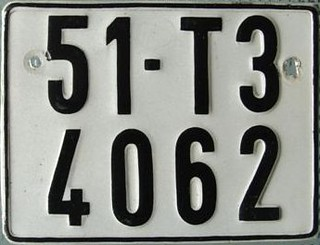
#> input picture images/license_2.png, 320 x 245 px, found by its file name
$ python Multiline_detected.py
#> lines starting #> are read from the running program, lines starting #| are printed output that depends on the picture; after the words box and inside, x2 and y2 are one past the last pixel; in counts of white or black regions, pixels touching at a corner belong together
import cv2
import os
import imutils
import numpy as np
import pytesseract
from pytesseract import Output
pytesseract.pytesseract.tesseract_cmd = r'C:\Program Files (x86)\Tesseract-OCR\tesseract.exe'

image_path = r"E:\Python Project\Parking Software Project\app\images\license_2.png"
print(os.path.exists(image_path))

img = cv2.imread(image_path, cv2.IMREAD_COLOR)
#> img is the input picture: shape (245, 320, 3); mean B, G, R 133.4, 138.9, 136.7
# img = cv2.resize(img, (320, 150))

gray = cv2.cvtColor(img, cv2.COLOR_BGR2GRAY)
gray = cv2.bilateralFilter(gray, 13, 15, 15)
edged = cv2.Canny(gray, 30, 200)
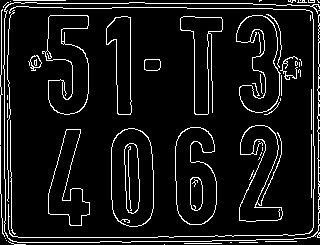
#> edged: shape (245, 320); 8.3% white in thin lines or dots
contours = cv2.findContours(edged.copy(), cv2.RETR_TREE, cv2.CHAIN_APPROX_SIMPLE)
#> contours = 80 contours, 54 with area under 20; largest, box (x1, y1, x2, y2) and area: (111, 128, 154, 227) 3664, (111, 128, 154, 227) 3630, (175, 127, 217, 225) 3100, (175, 127, 217, 225) 3054, (42, 15, 89, 115) 2661
contours = imutils.grab_contours(contours)
contours = sorted(contours, key=cv2.contourArea, reverse=True)[:10]
#> contours = 10 contours; largest, box (x1, y1, x2, y2) and area: (111, 128, 154, 227) 3664, (111, 128, 154, 227) 3630, (175, 127, 217, 225) 3100, (175, 127, 217, 225) 3054, (42, 15, 89, 115) 2661

screenCnt = None
for c in contours:
    peri = cv2.arcLength(c, True)
    approx = cv2.approxPolyDP(c, 0.018 * peri, True)

    if len(approx) == 4:
        screenCnt = approx
        break
#> this loop made 10 passes
#> peri on passes 1 to 10: 251.3, 280.5, 307, 304.1, 453.5, 426.6, 393.3, 360.6, 572.6, 351.5

if screenCnt is None:
    detected = 0
    print('hello')
else:
    detected = 1

if detected == 1:
    cv2.drawContours(img, [screenCnt], -1, (0, 0, 255), 3)

mask = np.zeros(gray.shape, np.uint8)
#> (the run stopped early here; a loop or call above may not have finished)

$ run again, with images/license_3.png copied over images/license_2.png
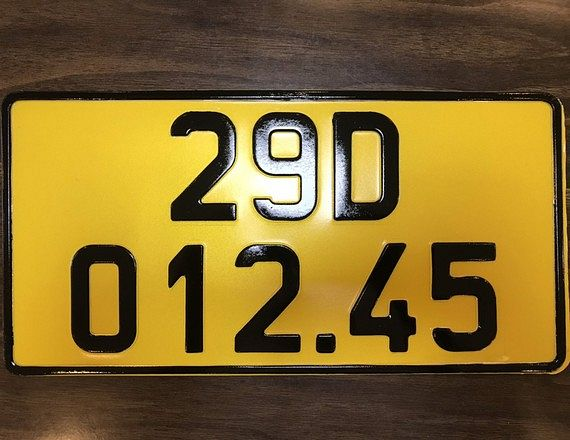
#> input picture images/license_3.png, 570 x 440 px, found by its file name
#> img is the input picture: shape (440, 570, 3); mean B, G, R 45.2, 105.5, 130.6
#> `gray = cv2.cvtColor(img, cv2.COLOR_BGR2GRAY)`:
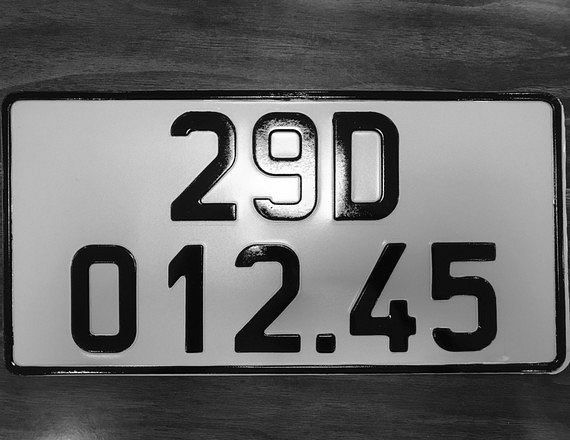
#> gray: shape (440, 570); min 0, max 255, mean 106.1
#> `edged = cv2.Canny(gray, 30, 200)`:
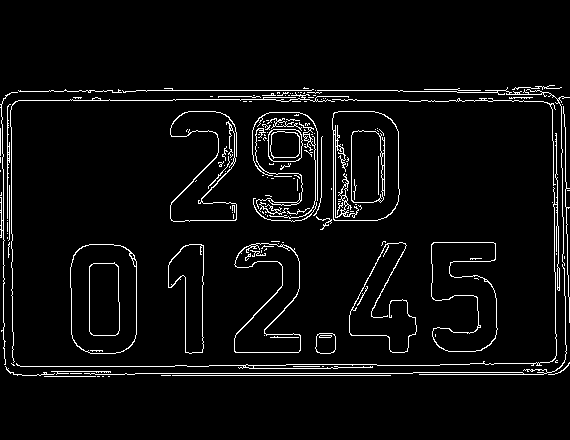
#> edged: shape (440, 570); 4.6% white in thin lines or dots, all inside (x1, y1, x2, y2) = (0, 85, 570, 377)
#> `contours = cv2.findContours(edged.copy(), cv2.RETR_TREE, cv2.CHAIN_APP..`: contours = 236 contours, 194 with area under 20; largest, box (x1, y1, x2, y2) and area: (332, 111, 400, 221) 6816, (70, 244, 137, 354) 6672, (332, 111, 400, 221) 6608, (70, 244, 137, 354) 6594, (431, 242, 498, 352) 4482
#> `contours = sorted(contours, key=cv2.contourArea, reverse=True)[:10]`: contours = 10 contours; largest, box (x1, y1, x2, y2) and area: (332, 111, 400, 221) 6816, (70, 244, 137, 354) 6672, (332, 111, 400, 221) 6608, (70, 244, 137, 354) 6594, (431, 242, 498, 352) 4482
#> the loop `for c in contours:` made 10 passes
#> peri on passes 1 to 8: 330.9, 319, 928.4, 320.9, 514, 517.9, 462, 509.1

$ run again, with images/license_5.png copied over images/license_2.png
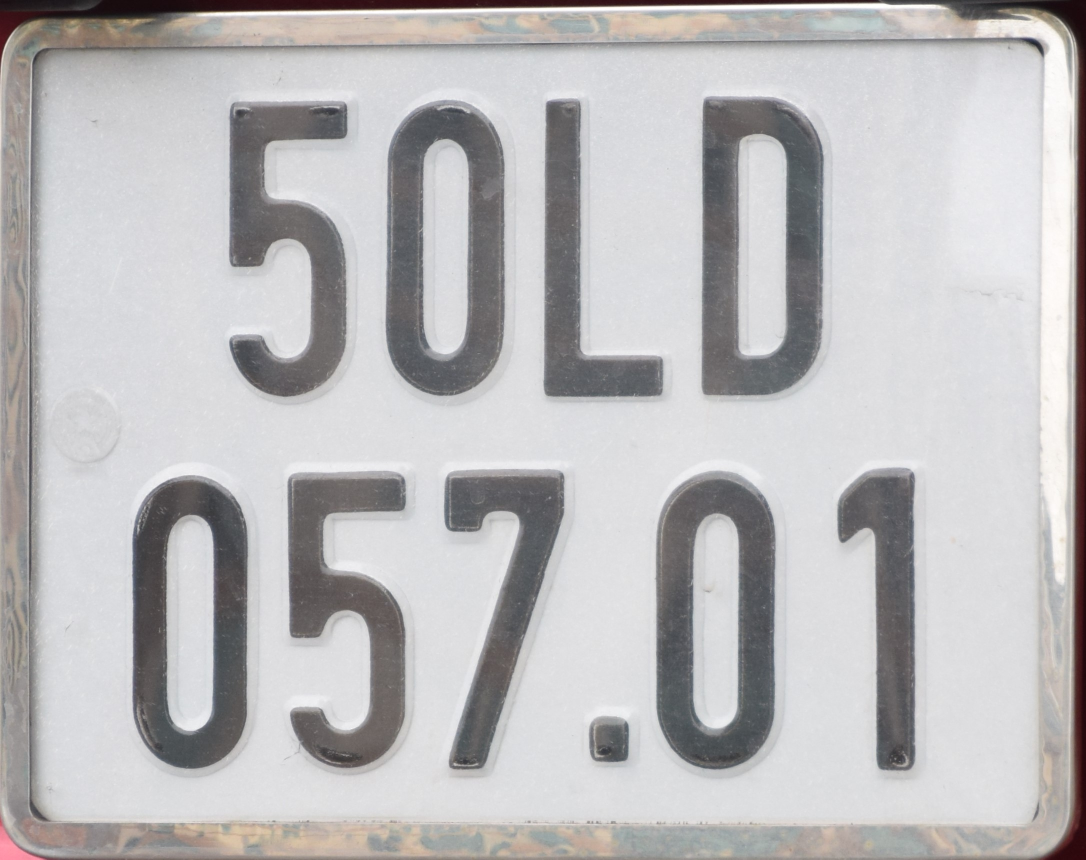
#> input picture images/license_5.png, 2172 x 1719 px, found by its file name (shown at 1/2 size)
#> img is the input picture: shape (1719, 2172, 3); mean B, G, R 186.6, 185.4, 186.8
#> `edged = cv2.Canny(gray, 30, 200)`:
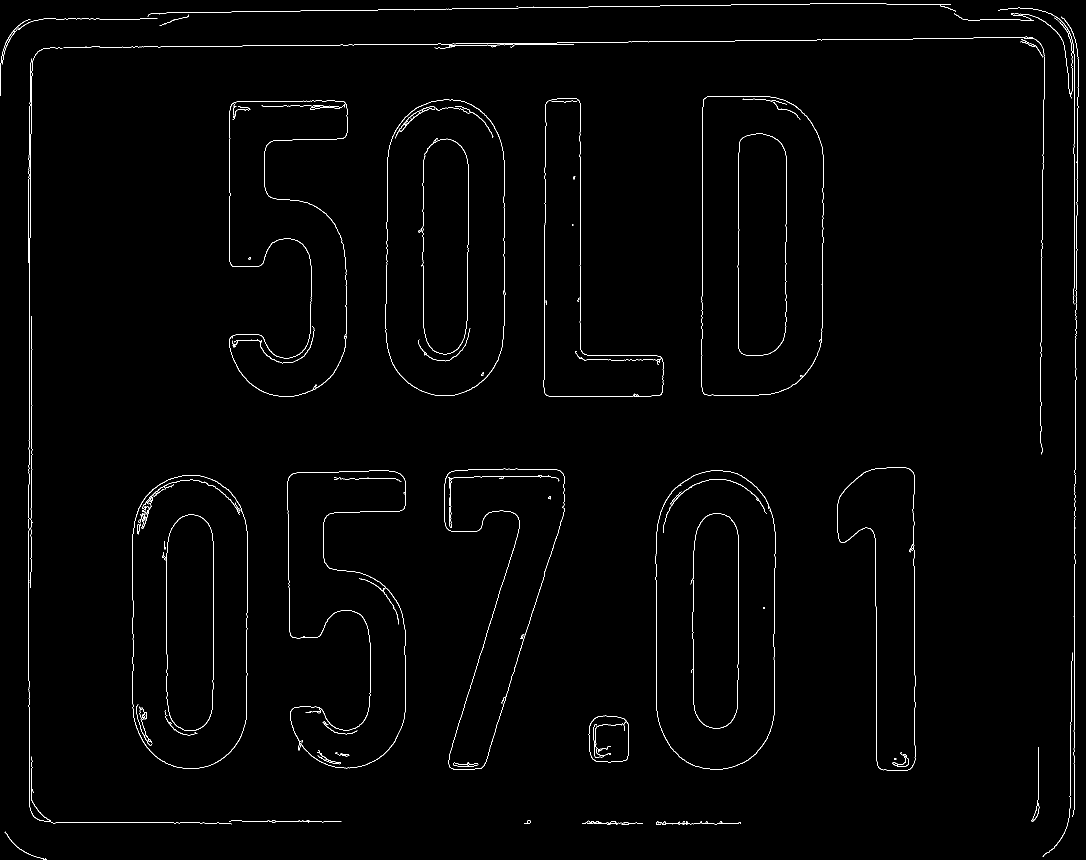
#> edged: shape (1719, 2172) (shown at 1/2 size); 1% white in thin lines or dots
#> `contours = cv2.findContours(edged.copy(), cv2.RETR_TREE, cv2.CHAIN_APP..`: contours = 139 contours, 70 with area under 20; largest, box (x1, y1, x2, y2) and area: (1403, 192, 1648, 791) 136991, (1403, 192, 1648, 791) 136878, (1310, 941, 1552, 1539) 128462, (1311, 941, 1552, 1539) 128261, (264, 950, 496, 1538) 122204
#> `contours = sorted(contours, key=cv2.contourArea, reverse=True)[:10]`: contours = 10 contours; largest, box (x1, y1, x2, y2) and area: (1403, 192, 1648, 791) 136991, (1403, 192, 1648, 791) 136878, (1310, 941, 1552, 1539) 128462, (1311, 941, 1552, 1539) 128261, (264, 950, 496, 1538) 122204
#> the loop `for c in contours:` made 10 passes
#> peri on passes 1 to 8: 1619.1, 1653, 1529.7, 1545, 1484.6, 1482.3, 2313.1, 2356.4
